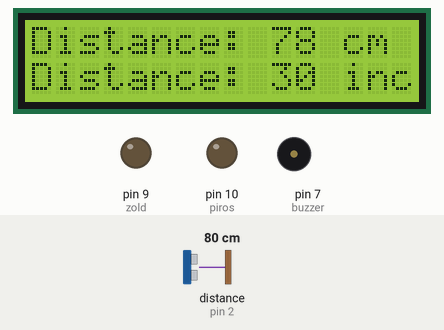
This sketch was run on a simulated Arduino Uno, built with avr-gcc and run on an emulated ATmega328P. Parts: 16×2 character LCD, output pins drawn as LEDs (lit = HIGH), buzzer (waves = sounding). Wiring (inferred from the names in the program): ultrasonic range finder: trigger pin 3; echo pin 2. The test bench sets the inputs (shaded band); at power-on: distance to the obstacle (sensor on pin 2) 80 cm. The echo pulse lasts 58.3 µs per cm; pins used as bus, display or sensor lines are not drawn.

Above: at 1.2 s.
1.3 s: distance to the obstacle (sensor on pin 2) set to 32 cm
At 2.5 s:
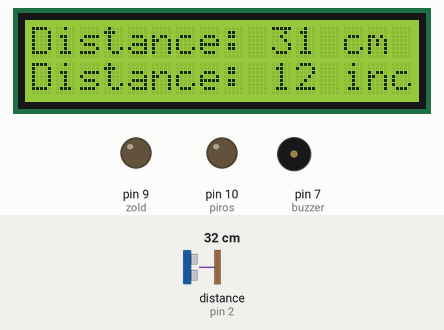
2.8 s: distance to the obstacle (sensor on pin 2) set to 28 cm
At 3.53 s:
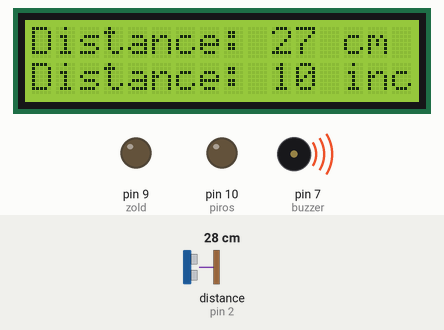
5.8 s: distance to the obstacle (sensor on pin 2) set to 22 cm
At 6.5 s:
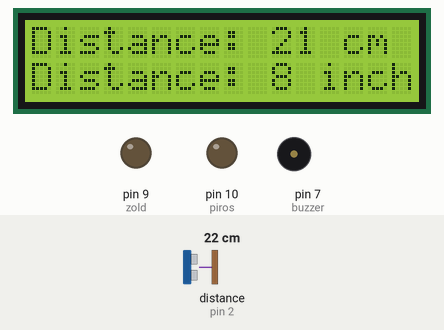
8.2 s: distance to the obstacle (sensor on pin 2) set to 18 cm
At 9.18 s:
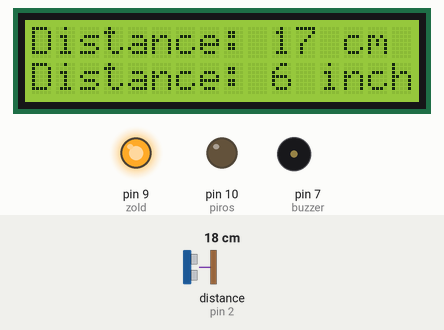
10.8 s: distance to the obstacle (sensor on pin 2) set to 6 cm
At 11.13 s:
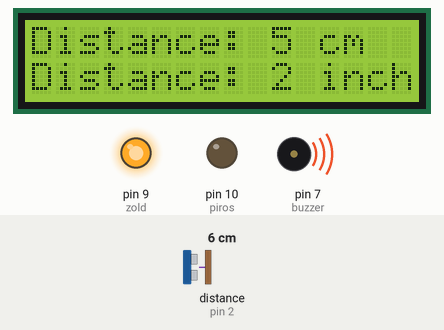
12.3 s: distance to the obstacle (sensor on pin 2) set to 3 cm
At 13.0 s:
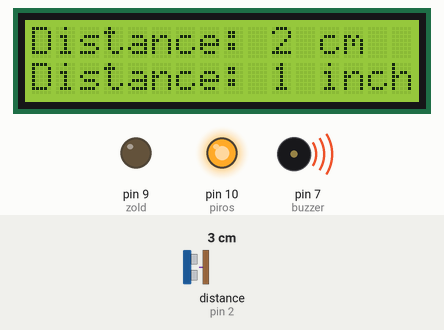
Timing chart, 0 to 15.0 s (numbered marks = the images above; inputs shaded):
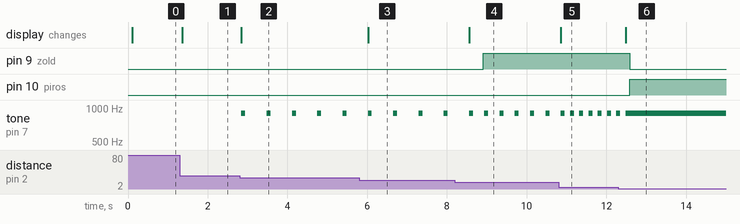

Measured:
- the behaviour switches between 31 and 30 cm on distance to the obstacle (sensor on pin 2) (found by bisection; images 1 and 2)
- the behaviour switches between 21 and 20 cm on distance to the obstacle (sensor on pin 2) (found by bisection; images 3 and 4)
- the behaviour switches between 5 and 4 cm on distance to the obstacle (sensor on pin 2) (found by bisection; images 5 and 6)
- after the input at 1.3 s, the display: changes after 0.06 s (image 1)
- after the input at 2.8 s, tone on pin 7 (buzzer): alternates 900 Hz for 0.10 s and silent for 0.54 s, starting after 0.05 s; the display: changes after 0.05 s (image 2)
- after the input at 5.8 s, the display: changes after 0.22 s (image 3)
- after the input at 8.2 s, pin 9 (zold): LOW → HIGH after 0.71 s; tone on pin 7 (buzzer): alternates 900 Hz for 0.10 s and silent for 0.28 s, starting after 0.74 s; the display: changes after 0.36 s (image 4)
- after the input at 10.8 s, tone on pin 7 (buzzer): alternates 900 Hz for 0.10 s and silent for 0.13 s, starting after 0.29 s; the display: changes after 0.06 s (image 5)
- after the input at 12.3 s, pin 9 (zold): HIGH → LOW after 0.28 s; pin 10 (piros): LOW → HIGH after 0.28 s; tone on pin 7 (buzzer): goes on until 12.5 s, then stays 900 Hz; the display: changes after 0.18 s (image 6)

The sketch:

tolatoradar.ino
```cpp
#include <LiquidCrystal_I2C.h>
// SDA -> A4 és SCL -> A5 legyen!!
LiquidCrystal_I2C lcd(0x27,16,2);
int echoPin=2;
int trigPin=3;
long duration;
int distance_cm;
int distance_inch;
byte buzzer =7;
int zold = 9;
int piros = 10;

void setup() {
  pinMode(trigPin, OUTPUT);
  pinMode(echoPin, INPUT);
  lcd.init();
  lcd.backlight();
  pinMode(buzzer, OUTPUT);
  pinMode(zold,OUTPUT);
  pinMode(piros,OUTPUT);
}

void loop() {
 digitalWrite(trigPin, LOW);// Clears the trigPin condition
  delayMicroseconds(2);
  digitalWrite(trigPin, HIGH);//trigPin HIGH (ACTIVE) for 10 microseconds
  delayMicroseconds(10);
  digitalWrite(trigPin, LOW);
  duration = pulseIn(echoPin, HIGH);// Reads the echoPin, returns the sound wave
  distance_cm = duration * 0.034 / 2; // Speed of sound wave divided by 2 (go and back)
  distance_inch = duration * 0.0133 / 2; // Speed of sound wave divided by 2 (go and back)
  lcd.setCursor(0, 0);
  lcd.print("Distance: ");
  lcd.print(distance_cm);
  lcd.print(" cm  ");
  lcd.setCursor(0, 1);
  lcd.print("Distance: ");
  lcd.print(distance_inch);
  lcd.print(" inch");
  //delay(100);

if(distance_cm<30 && distance_cm>=20)
{
tone(buzzer,900);
delay(100);
noTone(buzzer);
delay(500);
}

if(distance_cm<20 && distance_cm>=10)
{
tone(buzzer,900);
delay(100);
noTone(buzzer);
delay(250);
digitalWrite(zold,HIGH);
}

if(distance_cm<10 && distance_cm>=4)
{
tone(buzzer,900);
delay(100);
noTone(buzzer);
delay(100);
digitalWrite(zold,HIGH);
}

if (distance_cm<4 && distance_cm>0){
tone(buzzer,900);
delay(100);
digitalWrite(piros,HIGH);
digitalWrite(zold,LOW);
}
if(distance_cm>=30)
{
digitalWrite(piros,LOW);
digitalWrite(zold,LOW);
noTone(buzzer);
}

}
```
